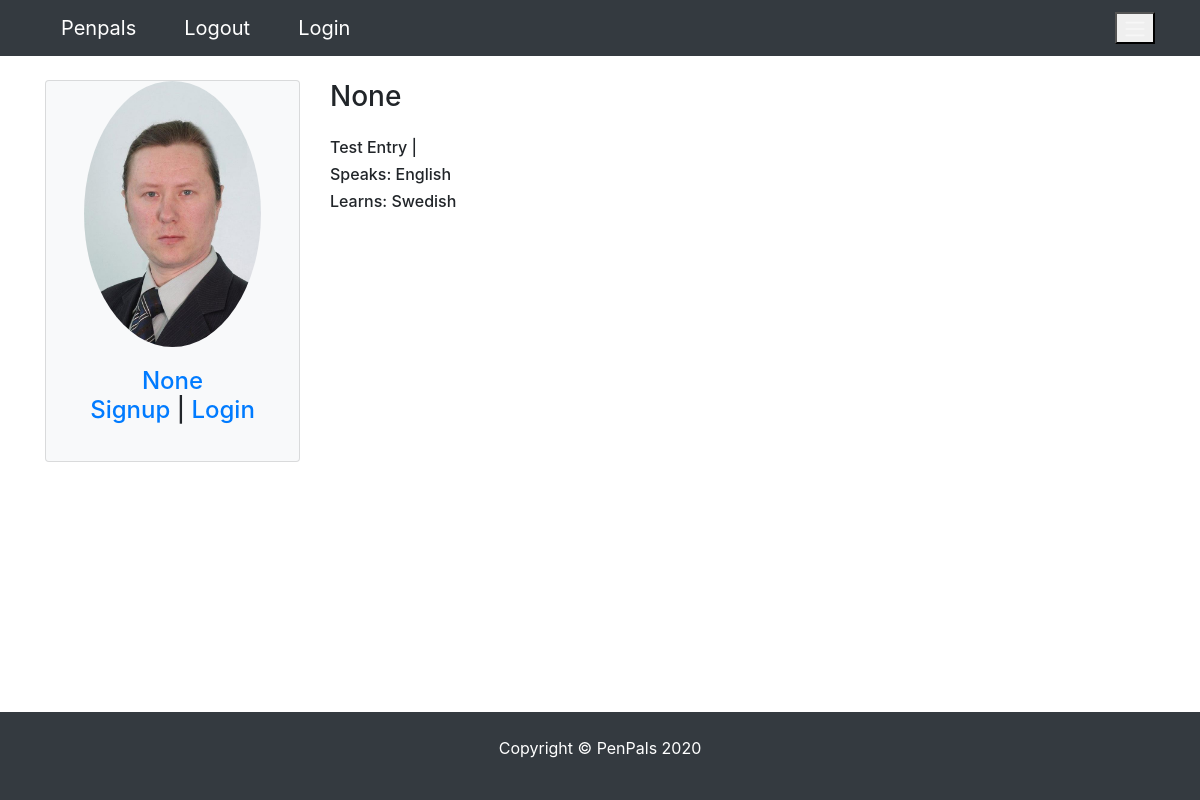
The page /profile/2 on the database its author committed.
### pages/models.py (models this page shows)
class Profile(models.Model):
    user = models.OneToOneField(
        User, blank=True, null=True, on_delete=models.CASCADE)
    first = models.CharField(max_length=200, blank=True, null=True)
    last = models.CharField(max_length=200, blank=True, null=True)
    photo = models.ImageField(
        default='user.png', upload_to='photos/%y/%m',  blank=True, null=True)
    friends = models.ManyToManyField('self', blank=True)
    speaks = models.CharField(max_length=200, blank=True, null=True)
    learns = models.CharField(max_length=200, blank=True, null=True)
    def __str__(self):
        return str(self.user)
    def get_absolute_url(self):
        return reverse("pages:profile", kwargs={"profile_id":self.pk})
    class Meta:
        ordering = ['-id']

### pages/views.py (the view)
# urls.py: path('profile/<int:profile_id>', ProfileView.as_view(), name="profile"),
class ProfileView(SuccessMessageMixin, DetailView):
    template_name = 'pages/profile.html'
    form_class = ProfileEditForm
    context_object_name = 'profile'
    model = Profile
    def get_object(self):
        return Profile.objects.get(id=self.kwargs['profile_id'])

### pages/templates/pages/profile.html (shortened to what this page needs)
{% extends 'pages/base.html' %}
{% block content %}
<div class="row">
  {% include 'pages/partials/_sidebar.html' %}
  <div class="col-md-9 col-sm-12">
    <h3>{{profile.user}}</h3>
    <div class="my-4">
        <h6>{{profile.first}} {{profile.last}} | {{profile.user.email}}</h6>
        <h6>Speaks: {{profile.speaks}}</h6>
        <h6>Learns: {{profile.learns}}</h6>
    </div>
  </div>
</div>
{% endblock content %}

### pages/templates/pages/partials/_sidebar.html
<div class="col-lg-3 col-md-3 col-sm-6 mx-auto">
    <div class="card bg-light mw-30rem">
        {% if profile.photo %}
            <img src="{{profile.photo.url}}" alt="profile photo url" class="card-img-top mx-auto rounded-circle">
        {% else %}
            <img src="https://placehold.it/200x200" alt="profile photo url" class="card-img-top mx-auto rounded-circle">
        {% endif %}
        <div class="card-body text-center">
            <h4 class="card-title">
                <a href="{{profile.get_absolute_url}}">{{profile}}</a>
                {% if request.user == profile.user %}
                <p>Welcome to PenPals, {{profile.user}}</p>
                <p><a href="{% url 'logout' %}">Logout</a></p>
                {% elif request.user.is_anonymous %}
                    <p><a href="{% url 'pages:signup' %}">Signup</a> | <a href="{% url 'login' %}">Login</a></p>
                {% endif %}
            </h4>
        </div>
    </div>
</div>

### static_files/css/styles.css (style rules this page uses)
.card-img-top { width: 70%; height: 70%; }
.card { margin-bottom: 1.5rem!important; }

### rows shown on the page
Profile: photo (picture), user "None", first "Test", last "Entry", speaks "English", learns "Swedish"
